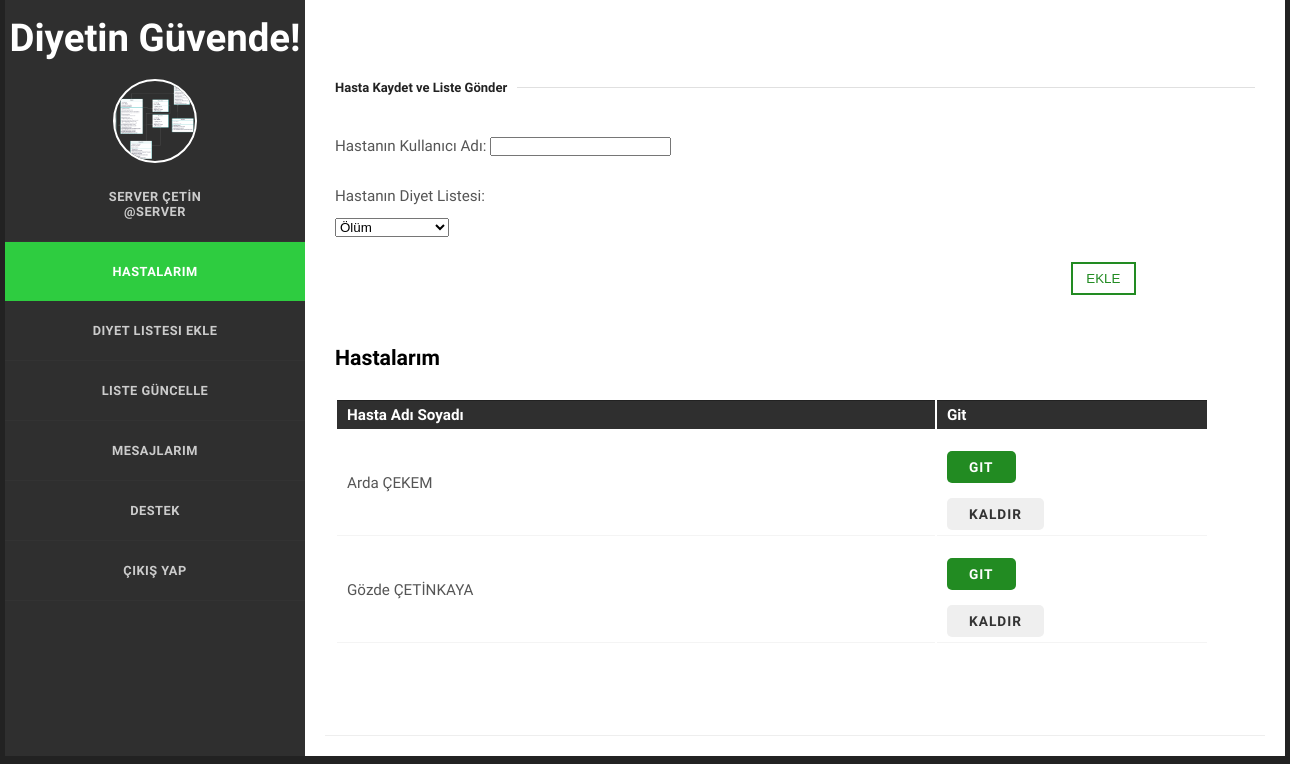
Page /Diyetisyen/diyetisyen.php (signed in) on the committed database.
### tables this page shows
CREATE TABLE `kullanici` (
  `Id` int(11) NOT NULL,
  `CinsiyetId` int(11) NOT NULL,
  `Ad` varchar(30) NOT NULL,
  `Soyad` varchar(30) NOT NULL,
  `DogumTarih` date NOT NULL,
  `KullaniciAdi` varchar(15) NOT NULL,
  `Email` varchar(50) NOT NULL,
  `TelefonNo` varchar(15) NOT NULL,
  `Sifre` varchar(150) NOT NULL,
  `KullaniciTurId` int(11) NOT NULL,
  `pfoto` varchar(100) DEFAULT NULL
);

CREATE TABLE `hastabilgi` (
  `Id` int(11) NOT NULL,
  `KullaniciId` int(11) NOT NULL,
  `Boy` int(11) NOT NULL,
  `Kilo` float NOT NULL,
  `YagOrani` float NOT NULL,
  `DiyetisyenId` int(11) DEFAULT NULL,
  `DiyetTabloId` int(11) DEFAULT NULL,
  `SporTabloId` int(11) DEFAULT NULL,
  `KocId` int(11) DEFAULT NULL
);

### Diyetisyen/diyetisyen.php (the view, shortened to what this page needs)
<!doctype html>
<html>
<head>
<link rel="stylesheet" href="../css/styles.css" type="text/css" />
</head>
<body>
		<section id="body" class="width">
            <?php include "../Ortak/get-menu.php"?>
			<section id="content" class="column-right">
	    <article>
			<div class="beyaz" style="padding-top: 50px"  >
			<form action="#" method="POST">
			<fieldset>
				 <legend>Hasta Kaydet ve Liste Gönder</legend><br><br>
				<p>Hastanın Kullanıcı Adı:
						<input type="text" name="username" id="username" value="" /><br /></p>
				<p>Hastanın Diyet Listesi:<br>
                    <select name="diyetList">
                    <?php
                    include '../baglan.php';
                    $id = $_SESSION["Id"];
                    $listele = $db->query("SELECT * FROM diyettablosu where DiyetisyenId =$id", PDO::FETCH_ASSOC);
                    if ( $listele->rowCount() )
                    {
                        foreach( $listele as $gelenveri )
                        {
                            echo '<option value="'.$gelenveri['Id'].'">'.$gelenveri['TabloAdi'].'</option>';
                        }
                    }
                    ?>
                    </select>
				<br>
			<p><input class="brk-btn" type="submit" style="margin-left:80%;" name="kullaniciEkle" value="Ekle" >
			<br><br>
			<h4>Hastalarım</h4><br>
				<table id="hastalistesi">
  <tr>
    <th>Hasta Adı Soyadı</th>
	<th style="width:250px;">Git</th>
  </tr>
            </form>
                <?php
             include '../baglan.php';
             $listele = $db->query("SELECT * FROM kullanici INNER JOIN hastabilgi ON kullanici.Id=KullaniciId where DiyetisyenId='$id'", PDO::FETCH_ASSOC);
             if ($listele->rowCount())
             {
                 foreach( $listele as $gelenveri )
                 {
                     echo '<tr>
                            <td>'.$gelenveri['Ad'].' '.$gelenveri['Soyad'].'</td>
                            <td>
                               <form method="post" action="hasta-profili.php"> <input type="hidden" name="kullaniciIds" value="'.$gelenveri['KullaniciId'].'">
                                     <input type="submit" name="git" class="formbutton"value="Git" />
                               </form>
                               <form method="post"> <input type="hidden" name="kullaniciIds" value="'.$gelenveri['KullaniciId'].'">
                               <input type="submit" name="kaldir" class="formbuttonn" value="Kaldır" />
                               </form>
                            </td>
                          </tr>
                     ';
                 }
             }
             ?>
				</div>
		</article>
		</section>
	</section>
</body>
</html>

### Menus/diyetisyen-menu.php (shortened to what this page needs)
<?php
$username = $_SESSION["username"];
$name = $_SESSION["ad"];
$soyad = $_SESSION["soyad"];
$id = $_SESSION['Id'];
$path = $_SERVER['REQUEST_URI'];
echo '
<aside id="sidebar" class="column-left">
    <header>
        <h1><a href="#">Diyetin Güvende!</a></h1>
<br>
    </header>
    <nav id="mainnav">
        <ul>
           ';
            $db = new PDO("mysql:host=localhost;dbname=diyetinguvende", "root", '');
                     $listele=$db-> query(" SELECT * FROM kullanici where Id=$id", PDO::FETCH_ASSOC);
                      if($listele->rowCount())
                     {
                        foreach ($listele as $gelenveri)
                        {
                            if(!empty($gelenveri['pfoto'])){
                            $dosyayolu="../Ortak/resimler/".$gelenveri['pfoto'];
                             echo "<center> <a href='../Ortak/kullanici-profili.php'><img src='$dosyayolu' width='80' height='80'  style='border-width:2px; border-radius:50px; border-style:solid; border-color:white;' ></center>";
                            }
                            else{
                            $dosyayolu="../Ortak/resimler/profil.png";
                            echo " <center> <a href='../Ortak/kullanici-profili.php'><img src='$dosyayolu' width='90' height='90' style='border-width:3px; border-radius:50px; border-style:solid; border-color:white;'></center>";
                            }
                        }
                    }
            if($path== "/Ortak/kullanici-profili.php")
                echo "<li class=\"selected-item\" style=\"background-color:forestgreen\"><a href=\"../Ortak/kullanici-profili.php\">$name $soyad <br>@$username</a></li>
            <li><a href=\"/Diyetisyen/diyetisyen.php\"> Hastalarım</a></li>
            <li><a href=\"/Diyetisyen/yeni-diyet-listesi.php\">Diyet Listesi Ekle</a></li>
            <li><a href=\"/Diyetisyen/diyetisyen-liste-guncelle.php\">Liste Güncelle</a></li>
            <li><a href=\"/Diyetisyen/diyetisyen-mesajlari.php\">Mesajlarim</a></li>
            <li ><a href=\"../Ortak/destek.php\">Destek</a></li>
            <li ><a href=\"../cikis-yap.php\">Çıkış Yap</a></li>";
            else if($path== "/Diyetisyen/diyetisyen.php")
                echo "<li><a href=\"../Ortak/kullanici-profili.php\">$name $soyad <br>@$username</a></li>
            <li class=\"selected-item\" style=\"background-color:forestgreen\"><a href=\"/Diyetisyen/diyetisyen.php\"> Hastalarım</a></li>
            <li><a href=\"/Diyetisyen/yeni-diyet-listesi.php\">Diyet Listesi Ekle</a></li>
            <li><a href=\"/Diyetisyen/diyetisyen-liste-guncelle.php\">Liste Güncelle</a></li>
            <li><a href=\"/Diyetisyen/diyetisyen-mesajlari.php\">Mesajlarim</a></li>
            <li ><a href=\"../Ortak/destek.php\">Destek</a></li>
            <li ><a href=\"../cikis-yap.php\">Çıkış Yap</a></li>";
echo '
        </ul>
    </nav>
</aside>
'?>

### css/styles.css (style rules this page uses)
body { margin:0px auto; padding:0; background: #222; font-family: 'Oxygen', 'sans-serif'; font-size: 1.0em; color:#555; }
* { margin:0; padding:0; }
table { width:95%; text-align:left; }
th, td { padding:5px 10px; }
th { color:#fff; border-top:1px solid #222; background-color:#2F2F2F; }
td { border-bottom:1px solid #f4f4f4; }
p { line-height:2.0em; margin-bottom:20px; }
a { color:#B80000; }
fieldset { display:block; border:none; border-top:1px solid #e0e0e0; }
fieldset legend { font-weight:bold; font-size:13px; padding-right:10px; color:#222; }
fieldset form { padding-top:15px; }
fieldset form input, fieldset form select, fieldset form textarea { padding:5px; color:#333333; font-size:13px; font-family:Oxygen, Arial, Helvetica, sans-serif; border:1px solid #ddd; }
fieldset form input.formbutton { border:none; background-color: forestgreen; border-radius: 5px; color: #FFFFFF; display: inline-block; font-weight: bold; padding: 8px 22px; font-size: 0.9em; letter-spacing: 1px; text-decoration: none; text-transform: uppercase; }
fieldset form input.formbuttonn { border:none; background-color: # 808080; border-radius: 5px; color: #black; display: inline-block; font-weight: bold; padding: 8px 22px; font-size: 0.9em; letter-spacing: 1px; text-decoration: none; text-transform: uppercase; }
h1 { font-size:2.4em; }
h4 { padding-bottom:10px; font-size:1.4em; color:#000; }
ul, ol { margin:0 0 35px 35px; }
li { padding-bottom:5px; }
.width { width:1280px; margin: 0 auto; }
header { padding-top:15px; margin:0 auto; }
header h1 { text-align: center; font-size:2.4em; }
header h1 a, header h1 a:hover, header h1 a:visited { color: #fff; text-decoration: none; }
div.beyaz { min-height:625px; position:relative; top:15%; left:0%; }
section#body { padding: 0; background: #2f2f2f; }
section#content { width:940px; padding: 20px; background-color: #fff; }
.column-left { float:left; }
.column-right { float:right; }
aside#sidebar { width:300px; position: fixed; }
nav#mainnav ul { padding: 0; margin: 0; list-style: none; }
nav#mainnav li { padding:0; border-bottom: 1px solid #333; font-size:0.8em; }
nav#mainnav li.selected-item { border-bottom:none; }
nav#mainnav li.selected-item a, nav#mainnav li.selected-item a:hover { color:#fff; font-weight:bold; background-color:#2ECC40; }
nav#mainnav li a { color: #ccc; display: block; padding: 22px 17px; text-align: center; text-transform: uppercase; font-weight: bold; text-decoration: none; letter-spacing: 0.5px; }
article { padding: 10px 10px 30px; font-size: 0.95em; border-bottom: 1px solid #eee; }

### rows in the picture
kullanici: pfoto (picture)
hastabilgi: KullaniciId.Ad "Arda", KullaniciId.Soyad "ÇEKEM"
hastabilgi: KullaniciId.Ad "Gözde", KullaniciId.Soyad "ÇETİNKAYA"

### other values in the picture
$name "SERVER"
$soyad "ÇETİN"
$username "SERVER"
form field diyetList "Ölüm"
